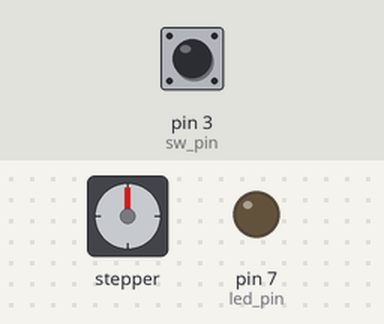
Recording of a sketch running on a simulated Arduino Uno, built with avr-gcc and run on an emulated ATmega328P. Parts: stepper motor, output pins drawn as LEDs (lit = HIGH). Inputs (shaded band) come from the test bench; at power-on: pin 3 (sw_pin) LOW. Stepper angles assume 200 steps per turn.

Above: at 1.2 s.
1.3 s: pin 3 (sw_pin) pulled HIGH for 1 s
At 3.3 s:
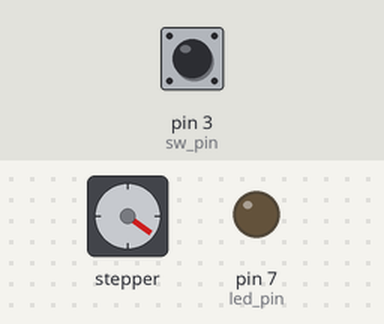
3.8 s: pin 3 (sw_pin) pulled HIGH for 0.15 s
At 5.1 s:
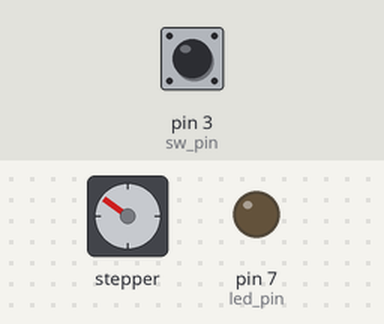
5.4 s: pin 3 (sw_pin) pulled HIGH for 0.15 s
At 6.4 s:
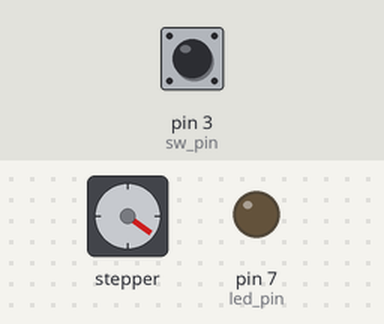
7.0 s: pin 3 (sw_pin) pulled HIGH for 1 s
At 8.8 s:
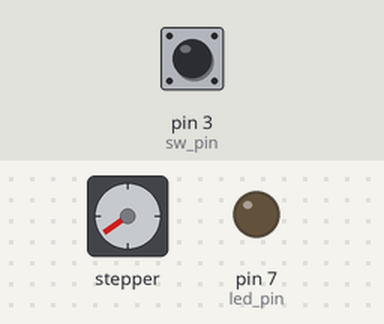
9.5 s: pin 3 (sw_pin) pulled HIGH for 3.2 s
At 13.6 s:
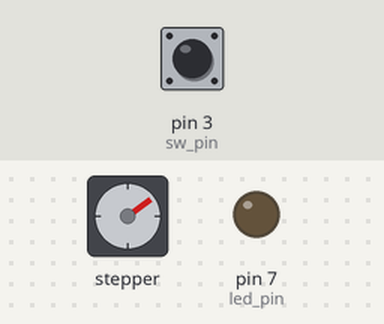
14.2 s: pin 3 (sw_pin) pulled HIGH for 0.15 s
At 15.5 s:
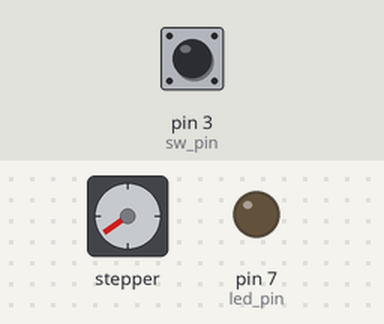
Timing chart, 0 to 16.8 s (numbered marks = the images above; inputs shaded):
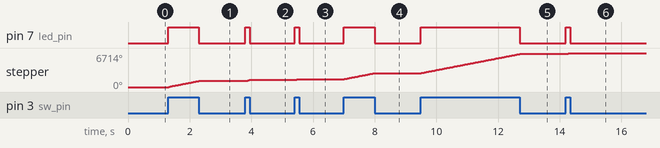

Measured:
- after the input at 1.3 s, pin 7 (led_pin): LOW → HIGH at once, → LOW 1.0 s later; stepper: turns 1206° clockwise in 0.98 s, starting at once
- after the input at 3.8 s, pin 7 (led_pin): LOW → HIGH at once, → LOW 0.15 s later; stepper: turns 180° clockwise in 0.12 s, starting at once
- after the input at 5.4 s, pin 7 (led_pin): LOW → HIGH at once, → LOW 0.15 s later; stepper: turns 180° clockwise in 0.12 s, starting at once
- after the input at 7.0 s, pin 7 (led_pin): LOW → HIGH at once, → LOW 1.0 s later; stepper: turns 1188° clockwise in 0.98 s, starting at once
- after the input at 9.5 s, pin 7 (led_pin): LOW → HIGH at once, → LOW 3.2 s later; stepper: turns 3780° clockwise in 3.2 s, starting at once
- after the input at 14.2 s, pin 7 (led_pin): LOW → HIGH at once, → LOW 0.15 s later; stepper: turns 180° clockwise in 0.12 s, starting at once

The sketch:

steppingmotor.ino
```cpp
#include <Stepper.h>

// 1回転ステップ数（SM-42BYG011の場合）
int around_step = 200;

int sw_pin = 3;   // スイッチの入力Pin
int led_pin = 7;  // LEDの出力Pin
volatile int sw;  // SWの状態

// ボタン一回を押して進むステップ数
// 正転：10、反転：-10
int step = 10;

// 回転スピード（10：遅い、50：早い）
int speed =200;

void sw_on(void);

// stepper インスタンス生成
Stepper stepper(around_step, 8,9,10,11);

void setup() {

  pinMode(sw_pin,INPUT);
  pinMode(led_pin,OUTPUT);

  // ボタンの変化で割り込み処理開始
  attachInterrupt(1,sw_on, CHANGE);

}

void loop() {

  // スイッチを長押し中かどうか
  sw = digitalRead(sw_pin);

  // スイッチがONのときのみモーターを回転
  if(sw == 1) {

    //ステップ数（正転）
    stepper.step(step);

    // 回転スピード
    stepper.setSpeed(speed);

  }

}

// スイッチが押されたときの割り込み処理
void sw_on(void) {

  if(sw == 0) {
    sw = 1;
    digitalWrite(led_pin,HIGH);
  }
   else {
    digitalWrite(led_pin,LOW);
  }

}
```
